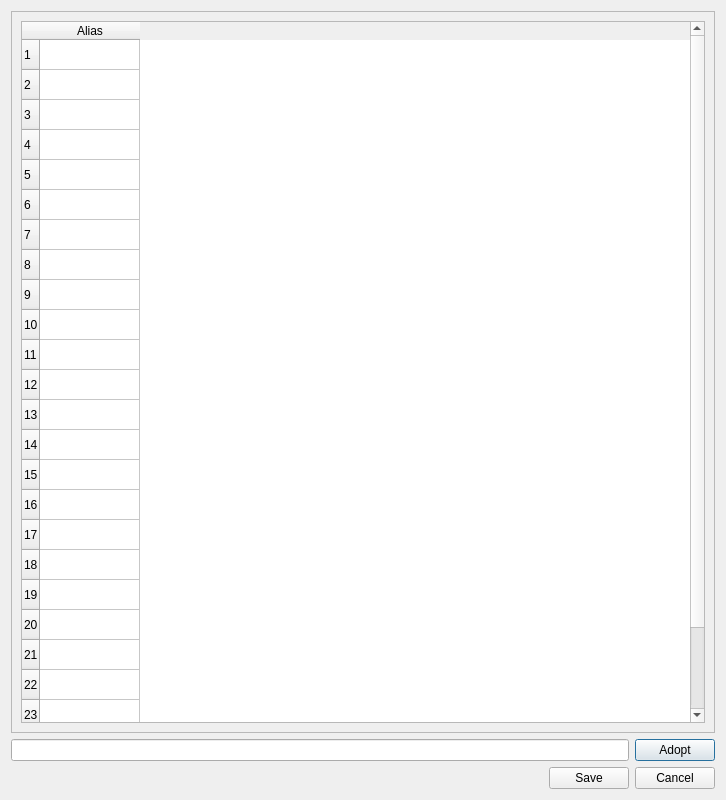
<?xml version="1.0" encoding="UTF-8"?>
<ui version="4.0">
 <class>Pseudo</class>
 <widget class="QDialog" name="Pseudo">
  <property name="geometry">
   <rect>
    <x>0</x>
    <y>0</y>
    <width>726</width>
    <height>800</height>
   </rect>
  </property>
  <property name="windowTitle">
   <string>Edit aliases</string>
  </property>
  <property name="windowIcon">
   <iconset>
    <normaloff>pypordb/8027068_splash.png</normaloff>pypordb/8027068_splash.png</iconset>
  </property>
  <layout class="QGridLayout" name="gridLayout">
   <item row="0" column="0">
    <layout class="QVBoxLayout" name="verticalLayout_3">
     <item>
      <widget class="QFrame" name="frame">
       <property name="frameShape">
        <enum>QFrame::StyledPanel</enum>
       </property>
       <property name="frameShadow">
        <enum>QFrame::Raised</enum>
       </property>
       <layout class="QVBoxLayout" name="verticalLayout_2">
        <item>
         <widget class="QTableWidget" name="tableWidgetPseudo">
          <property name="minimumSize">
           <size>
            <width>381</width>
            <height>0</height>
           </size>
          </property>
          <property name="sortingEnabled">
           <bool>true</bool>
          </property>
          <property name="rowCount">
           <number>25</number>
          </property>
          <row/>
          <row/>
          <row/>
          <row/>
          <row/>
          <row/>
          <row/>
          <row/>
          <row/>
          <row/>
          <row/>
          <row/>
          <row/>
          <row/>
          <row/>
          <row/>
          <row/>
          <row/>
          <row/>
          <row/>
          <row/>
          <row/>
          <row/>
          <row/>
          <row/>
          <column>
           <property name="text">
            <string>Alias</string>
           </property>
          </column>
         </widget>
        </item>
       </layout>
      </widget>
     </item>
     <item>
      <layout class="QVBoxLayout" name="verticalLayout">
       <item>
        <layout class="QHBoxLayout" name="horizontalLayout">
         <item>
          <widget class="QLineEdit" name="lineEditPseudo">
           <property name="whatsThis">
            <string>Enter aliases comma separated</string>
           </property>
          </widget>
         </item>
         <item>
          <widget class="QPushButton" name="pushButtonPseudo">
           <property name="text">
            <string>Adopt</string>
           </property>
          </widget>
         </item>
        </layout>
       </item>
       <item>
        <layout class="QHBoxLayout" name="horizontalLayout_2">
         <item>
          <spacer name="horizontalSpacer">
           <property name="orientation">
            <enum>Qt::Horizontal</enum>
           </property>
           <property name="sizeHint" stdset="0">
            <size>
             <width>478</width>
             <height>20</height>
            </size>
           </property>
          </spacer>
         </item>
         <item>
          <widget class="QPushButton" name="pushButtonSpeichern">
           <property name="text">
            <string>Save</string>
           </property>
          </widget>
         </item>
         <item>
          <widget class="QPushButton" name="pushButtonAbbrechen">
           <property name="text">
            <string>Cancel</string>
           </property>
          </widget>
         </item>
        </layout>
       </item>
      </layout>
     </item>
    </layout>
   </item>
  </layout>
 </widget>
 <resources/>
 <connections/>
</ui>
